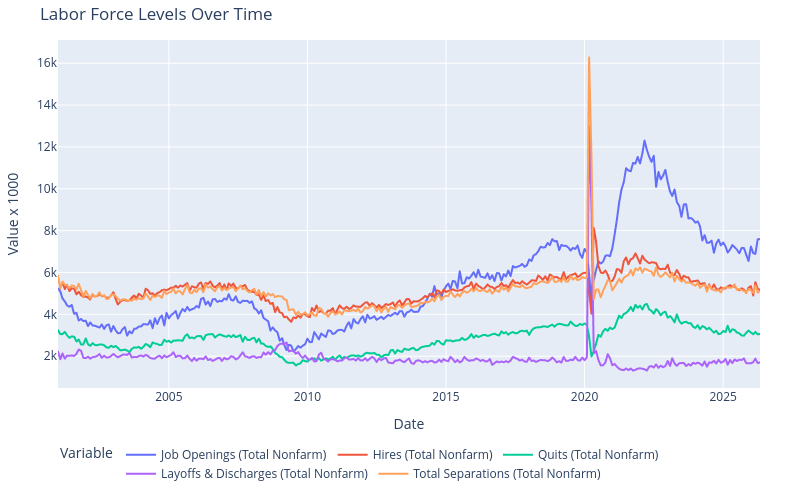

The cell this chart's notebook holds for it:
### Code cell
lineplot = create_lineplot(jobs, init_lineplot)
lineplot.show()

### Figure 1 — Plotly figure (JSON) as saved in the notebook; plotly's stock layout.template omitted (floating-point values rounded to 4 significant figures; data arrays with more than 128 entries replaced by an {"elided": "..."} marker saying what was removed)
{"data": [{"hovertemplate": "variable=Job Openings (Total Nonfarm)<br>Date=%{x}<br>value=%{y}<extra></extra>", "legendgroup": "Job Openings (Total Nonfarm)", "line": {"color": "#636efa", "dash": "solid"}, "marker": {"symbol": "circle"}, "mode": "lines", "name": "Job Openings (Total Nonfarm)", "showlegend": true, "type": "scattergl", "x": {"elided": "305 str values"}, "xaxis": "x", "y": {"elided": "305 float values"}, "yaxis": "y"}, {"hovertemplate": "variable=Hires (Total Nonfarm)<br>Date=%{x}<br>value=%{y}<extra></extra>", "legendgroup": "Hires (Total Nonfarm)", "line": {"color": "#EF553B", "dash": "solid"}, "marker": {"symbol": "circle"}, "mode": "lines", "name": "Hires (Total Nonfarm)", "showlegend": true, "type": "scattergl", "x": {"elided": "305 str values"}, "xaxis": "x", "y": {"elided": "305 float values"}, "yaxis": "y"}, {"hovertemplate": "variable=Quits (Total Nonfarm)<br>Date=%{x}<br>value=%{y}<extra></extra>", "legendgroup": "Quits (Total Nonfarm)", "line": {"color": "#00cc96", "dash": "solid"}, "marker": {"symbol": "circle"}, "mode": "lines", "name": "Quits (Total Nonfarm)", "showlegend": true, "type": "scattergl", "x": {"elided": "305 str values"}, "xaxis": "x", "y": {"elided": "305 float values"}, "yaxis": "y"}, {"hovertemplate": "variable=Layoffs & Discharges (Total Nonfarm)<br>Date=%{x}<br>value=%{y}<extra></extra>", "legendgroup": "Layoffs & Discharges (Total Nonfarm)", "line": {"color": "#ab63fa", "dash": "solid"}, "marker": {"symbol": "circle"}, "mode": "lines", "name": "Layoffs & Discharges (Total Nonfarm)", "showlegend": true, "type": "scattergl", "x": {"elided": "305 str values"}, "xaxis": "x", "y": {"elided": "305 float values"}, "yaxis": "y"}, {"hovertemplate": "variable=Total Separations (Total Nonfarm)<br>Date=%{x}<br>value=%{y}<extra></extra>", "legendgroup": "Total Separations (Total Nonfarm)", "line": {"color": "#FFA15A", "dash": "solid"}, "marker": {"symbol": "circle"}, "mode": "lines", "name": "Total Separations (Total Nonfarm)", "showlegend": true, "type": "scattergl", "x": {"elided": "305 str values"}, "xaxis": "x", "y": {"elided": "305 float values"}, "yaxis": "y"}], "layout": {"height": 500, "legend": {"orientation": "h", "title": {"text": "Variable"}, "tracegroupgap": 0, "x": 0, "y": -0.15, "yanchor": "top"}, "margin": {"b": 40, "l": 40, "r": 40, "t": 40}, "title": {"text": "Labor Force Levels Over Time"}, "width": 800, "xaxis": {"anchor": "y", "autorange": true, "domain": [0, 1], "range": ["2001-01-01", "2026-05-01"], "title": {"text": "Date"}, "type": "date"}, "yaxis": {"anchor": "x", "autorange": true, "domain": [0, 1], "range": [480.7, 17110.0], "title": {"text": "Value x 1000"}, "type": "linear"}}}
